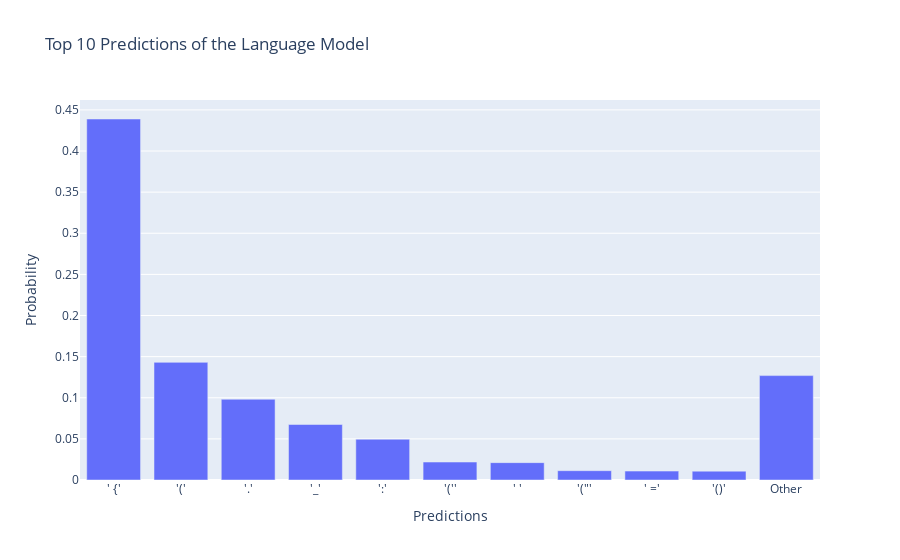

This figure's notebook cell:
### Code cell
test_in = """
.button {
    color: red;
}
.button"""
test_prompt(test_in)

### Figure 1 — Plotly figure (JSON) as saved in the notebook; plotly's stock layout.template omitted (floating-point values rounded to 4 significant figures)
{"data": [{"alignmentgroup": "True", "hovertemplate": "Predictions=%{x}<br>Probability=%{y}<extra></extra>", "legendgroup": "", "marker": {"color": "#636efa", "pattern": {"shape": ""}}, "name": "", "offsetgroup": "", "orientation": "v", "showlegend": false, "textposition": "auto", "type": "bar", "x": ["' {'", "'('", "'.'", "'_'", "':'", "'(''", "'\n'", "'(\"'", "' ='", "'()'", "Other"], "xaxis": "x", "y": [0.4389, 0.143, 0.09818, 0.06747, 0.04957, 0.02184, 0.02112, 0.01133, 0.01083, 0.01076, 0.1269], "yaxis": "y"}], "layout": {"barmode": "relative", "legend": {"tracegroupgap": 0}, "title": {"text": "Top 10 Predictions of the Language Model"}, "xaxis": {"anchor": "y", "domain": [0, 1], "title": {"text": "Predictions"}}, "yaxis": {"anchor": "x", "domain": [0, 1], "title": {"text": "Probability"}}}}
